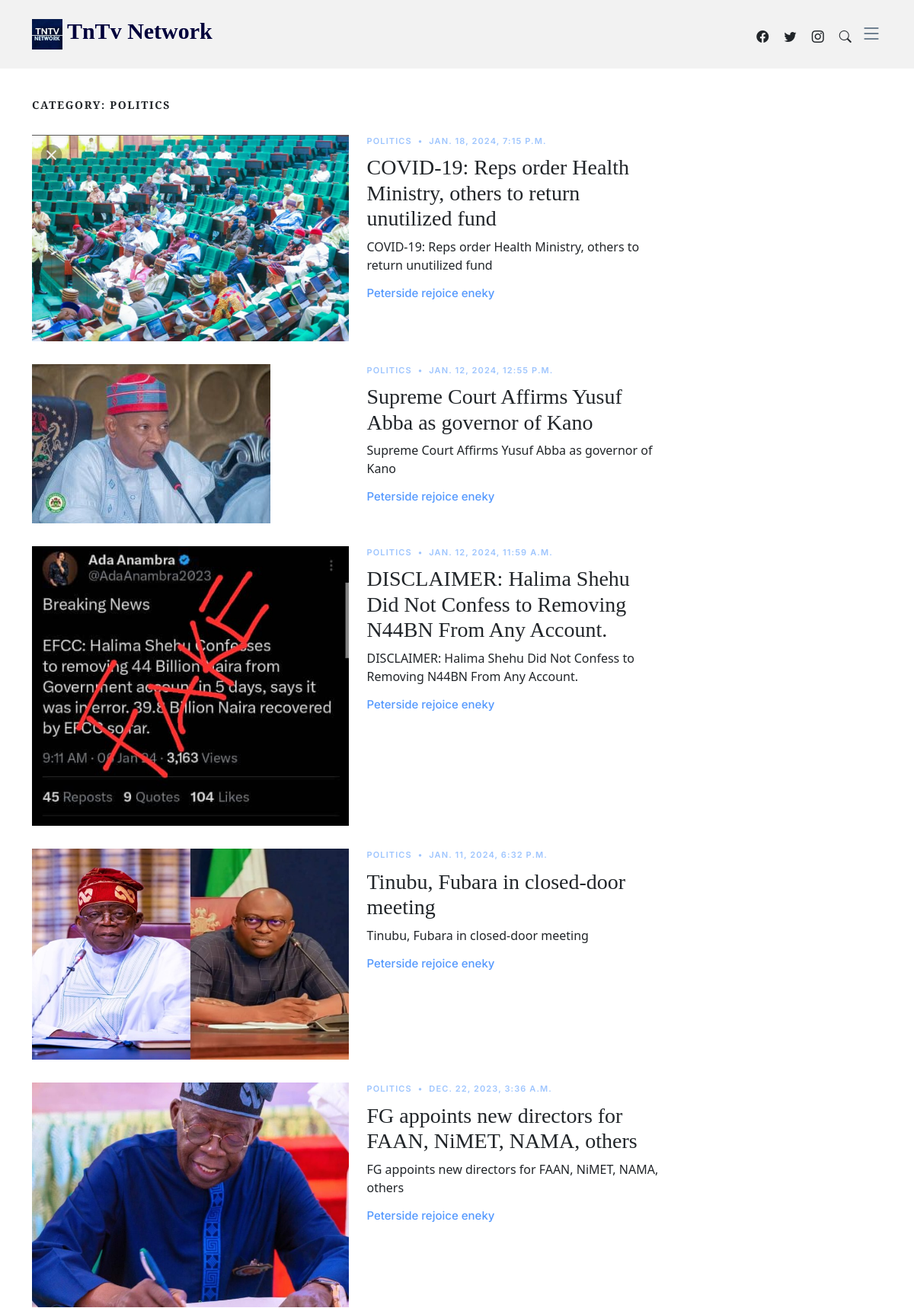
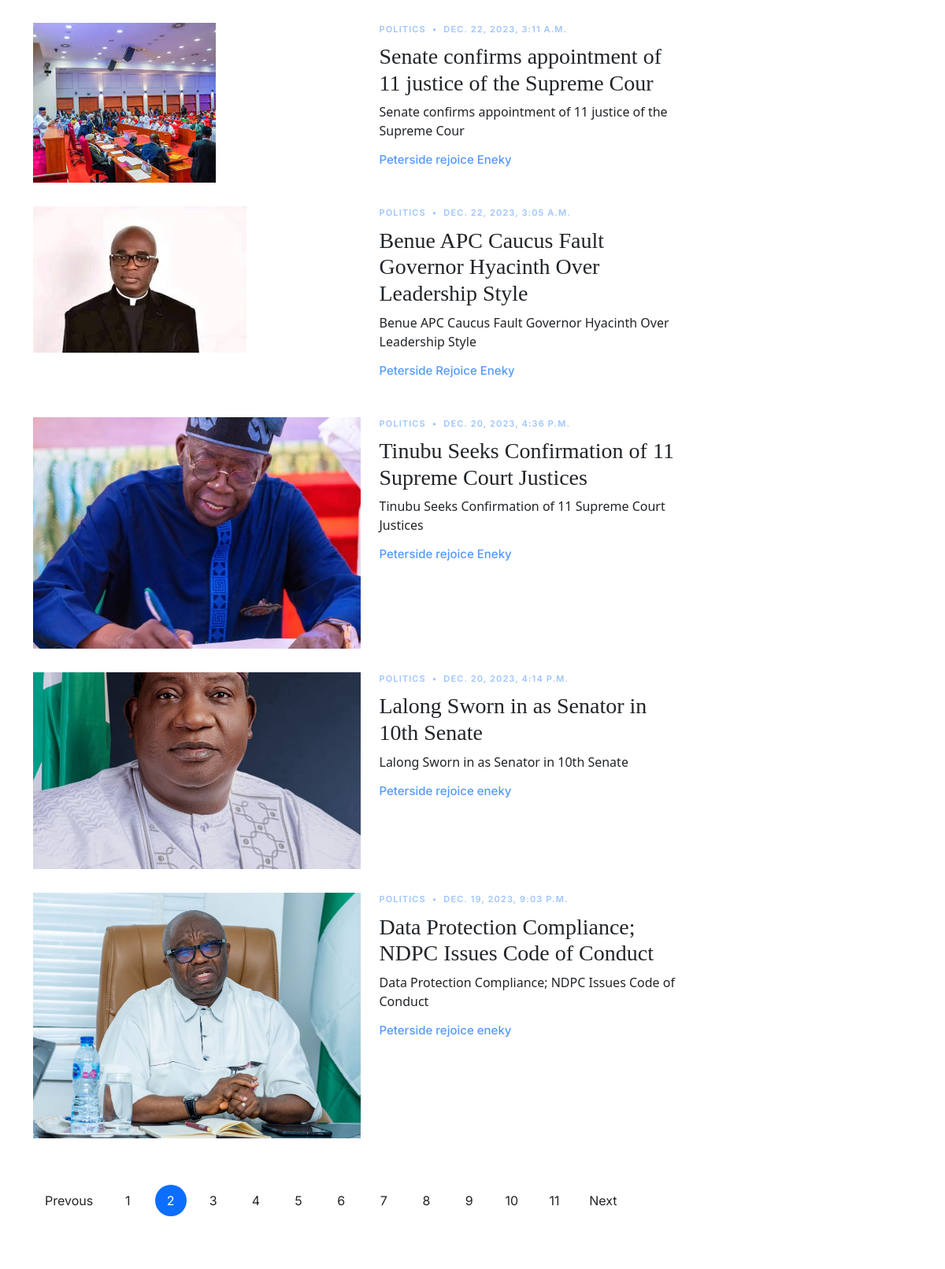
The app's page /category/Politics/?page=2 (upper part) with its own data (2 pictures, top to bottom).
### home/models.py (models this page shows, shortened)
class Post(models.Model):
    heading = models.CharField(max_length=255)
    short_paragraph = models.CharField(max_length=300)
    cover_image = models.ImageField(upload_to='media')
    story = models.TextField()
    date = models.DateTimeField(auto_now=True)
    category = models.ForeignKey(Categories, on_delete=models.CASCADE)
    writer = models.CharField(max_length=50)

class Categories(models.Model):
    category_name = models.CharField(max_length=50)
    def __str__(self):
        return self.category_name

### home/views.py (the view)
# urls.py: path('category/<str:category>/', home.category),
def category(request,category):
    categories = Categories.objects.all()
    recentPosts = Post.objects.all().order_by('-date')[:4]
    singleCategory =  Post.objects.filter(category__category_name=category).order_by('-date')[:1]
    categoryPosts = Post.objects.filter(category__category_name=category).order_by('-date')
    categoryPaginator = Paginator(categoryPosts,10)
    page = request.GET.get('page')
    categoryPage = categoryPaginator.get_page(page)
    return render(request, 'category.html', {
        'category': categoryPage,
        'categories': categories,
        'singleCategory':singleCategory,
        'recentPosts':recentPosts
    })

### home/templates/category.html
{%  extends 'layout.html' %}
{% load static %}
{% block content %}
  <main id="main">
    <section>
      <div class="container">
        <div class="row">
          <div class="col-md-9" data-aos="fade-up">
            {% for single in singleCategory %}
            <h3 class="category-title">Category: {{single.category}}</h3>
            {% endfor %}
            {% for cat in category %}
            <div class="d-md-flex post-entry-2 half">
              <a href="/post/{{cat.id}}" class="me-4 thumbnail">
                <img src="{{cat.cover_image.url}}" alt="" class="img-fluid">
              </a>
              <div>
                <div class="post-meta"><span class="date">{{cat.category}}</span> <span class="mx-1">&bullet;</span> <span>{{ cat.date}}</span></div>
                <h3><a href="/post/{{cat.id}}">{{ cat.heading }}</a></h3>
                <p>{{ cat.short_paragraph}}</p>
                <div class="d-flex align-items-center author">
                  <div class="name">
                    <h3 class="m-0 p-0">{{ cat.writer}}</h3>
                  </div>
                </div>
              </div>
            </div>
            {% endfor %}
            <div class="text-start py-4">
              <div class="custom-pagination">
                {% if category.has_previous %}
                <a href="?page={{category.previous_page_number}}" class="prev">Prevous</a>
                {% endif %}
             {% for i in category.paginator.page_range %}
                <a href="?page={{i}}"
                {% if category.number == i %}
                class="active"
                {% endif %}
                >{{i}}</a>
              {% endfor %}
                {% if category.has_next %}
                <a href="?page={{category.next_page_number}}" class="next">Next</a>
                {% endif %}
              </div>
            </div>
          </div>
        </div>
      </div>
    </section>
  </main>
{% endblock %}

### home/static/assets/css/variables.css (style rules this page uses)
:root { --font-default: 'EB Garamond', system-ui, -apple-system, "Segoe UI", Roboto, "Helvetica Neue", Arial, "Noto Sans", "Liberation Sans", sans-serif, "Apple Color Emoji", "Segoe UI Emoji", "Segoe UI Symbol", "Noto Color Emoji"; --font-primary: 'EB Garamond', serif; --font-secondary: 'Inter', sans-serif; --color-default: #212529; --color-default-rgb: 33, 37, 41; --color-links: #212529; --color-links-hover: #15171a; --color-primary: #212529; --color-primary-light: #26282c; --color-primary-dark: #0b0c0e; --color-primary-rgb: 33, 37, 41; --color-primary-light-rgb: 38, 40, 44; --color-primary-dark-rgb: 11, 12, 14; --color-secondary: #596d80; --color-secondary-light: #8498aa; --color-secondary-dark: #404f5c; --color-secondary-rgb: 89, 109, 128; --color-secondary-light-rgb: 132, 152, 170; --color-secondary-dark-rgb: 64, 79, 92; --color-blue: #0d6efd; --color-blue-rgb: 13, 110, 253; --color-indigo: #6610f2; --color-indigo-rgb: 102, 16, 242; --color-purple: #6f42c1; --color-purple-rgb: 111, 66, 193; --color-pink: #f3268c; --color-pink-rgb: 243, 38, 140; --color-red: #df1529; --color-red-rgb: 223, 21, 4; --color-orange: #fd7e14; --color-orange-rgb: 253, 126, 20; --color-yellow: #ffc107; --color-yellow-rgb: 255, 193, 7; --color-green: #059652; --color-green-rgb: 5, 150, 82; --color-teal: #20c997; --color-teal-rgb: 32, 201, 151; --color-cyan: #0dcaf0; --color-cyan-rgb: 13, 202, 240; --color-white: #ffffff; --color-white-rgb: 255, 255, 255; --color-gray: #6c757d; --color-gray-rgb: 108, 117, 125; --color-black: #000000; --color-black-rgb: 0, 0, 0; }
:root { --bs-blue: var(--color-blue); --bs-indigo: var(--color-indigo); --bs-purple: var(--color-purple); --bs-pink: var(--color-pink); --bs-red: var(--color-red); --bs-orange: var(--color-orange); --bs-yellow: var(--color-yellow); --bs-green: var(--color-green); --bs-teal: var(--color-teal); --bs-cyan: var(--color-cyan); --bs-white: var(--color-white); --bs-gray: var(--color-gray); --bs-gray-dark: #343a40; --bs-gray-100: #f8f9fa; --bs-gray-200: #e9ecef; --bs-gray-300: #dee2e6; --bs-gray-400: #ced4da; --bs-gray-500: #adb5bd; --bs-gray-600: #6c757d; --bs-gray-700: #495057; --bs-gray-800: #343a40; --bs-gray-900: #212529; --bs-primary: var(--color-blue); --bs-secondary: var(--color-blue); --bs-success: #198754; --bs-info: #0dcaf0; --bs-warning: #ffc107; --bs-danger: #dc3545; --bs-light: #f8f9fa; --bs-dark: #212529; --bs-primary-rgb: var(--color-primary-rgb); --bs-secondary-rgb: var(--color-secondary-rgb); --bs-success-rgb: 25, 135, 84; --bs-info-rgb: 13, 202, 240; --bs-warning-rgb: 255, 193, 7; --bs-danger-rgb: 220, 53, 69; --bs-light-rgb: 248, 249, 250; --bs-dark-rgb: 33, 37, 41; --bs-white-rgb: var(--color-white-rgb); --bs-black-rgb: var(--color-black-rgb); --bs-body-color-rgb: var(--color-default-rgb); --bs-body-bg-rgb: 255, 255, 255; --bs-font-sans-serif: var(--font-default); --bs-font-monospace: SFMono-Regular, Menlo, Monaco, Consolas, "Liberation Mono", "Courier New", monospace; --bs-gradient: linear-gradient(180deg, rgba(255, 255, 255, 0.15), rgba(255, 255, 255, 0)); --bs-body-font-family: var(--font-default); --bs-body-font-size: 1rem; --bs-body-font-weight: 400; --bs-body-line-height: 1.5; --bs-body-color: var(--color-default); --bs-body-bg: #fff; }

### records on screen
Post: category "POLITICS"
Post: cover_image (picture), category "POLITICS", date "JAN. 18, 2024, 7:15 P.M.", heading "COVID-19: Reps order Health Ministry, others to return unutilized fund", short_paragraph "COVID-19: Reps order Health Ministry, others to return unutilized fund", writer "Peterside rejoice eneky"
Post: cover_image (picture), category "POLITICS", date "JAN. 12, 2024, 12:55 P.M.", heading "Supreme Court Affirms Yusuf Abba as governor of Kano", short_paragraph "Supreme Court Affirms Yusuf Abba as governor of Kano", writer "Peterside rejoice eneky"
Post: cover_image (picture), category "POLITICS", date "JAN. 12, 2024, 11:59 A.M.", heading "DISCLAIMER: Halima Shehu Did Not Confess to Removing N44BN From Any Account.", short_paragraph "DISCLAIMER: Halima Shehu Did Not Confess to Removing N44BN From Any Account.", writer "Peterside rejoice eneky"
Post: cover_image (picture), category "POLITICS", date "JAN. 11, 2024, 6:32 P.M.", heading "Tinubu, Fubara in closed-door meeting", short_paragraph "Tinubu, Fubara in closed-door meeting", writer "Peterside rejoice eneky"
Post: cover_image (picture), category "POLITICS", date "DEC. 22, 2023, 3:36 A.M.", heading "FG appoints new directors for FAAN, NiMET, NAMA, others", short_paragraph "FG appoints new directors for FAAN, NiMET, NAMA, others", writer "Peterside rejoice eneky"
Post: cover_image (picture), category "POLITICS", date "DEC. 22, 2023, 3:11 A.M.", heading "Senate confirms appointment of 11 justice of the Supreme Cour", short_paragraph "Senate confirms appointment of 11 justice of the Supreme Cour", writer "Peterside rejoice Eneky"
Post: cover_image (picture), category "POLITICS", date "DEC. 22, 2023, 3:05 A.M.", heading "Benue APC Caucus Fault Governor Hyacinth Over Leadership Style", short_paragraph "Benue APC Caucus Fault Governor Hyacinth Over Leadership Style", writer "Peterside Rejoice Eneky"
Post: cover_image (picture), category "POLITICS", date "DEC. 20, 2023, 4:36 P.M.", heading "Tinubu Seeks Confirmation of 11 Supreme Court Justices", short_paragraph "Tinubu Seeks Confirmation of 11 Supreme Court Justices", writer "Peterside rejoice Eneky"
Post: cover_image (picture), category "POLITICS", date "DEC. 20, 2023, 4:14 P.M.", heading "Lalong Sworn in as Senator in 10th Senate", short_paragraph "Lalong Sworn in as Senator in 10th Senate", writer "Peterside rejoice eneky"
Post: cover_image (picture), category "POLITICS", date "DEC. 19, 2023, 9:03 P.M.", heading "Data Protection Compliance; NDPC Issues Code of Conduct", short_paragraph "Data Protection Compliance; NDPC Issues Code of Conduct", writer "Peterside rejoice eneky"

### other values on screen
{{ i }} "1" "2" "3" "4" "5" "6" "7" "8" "9" "10" "11"
